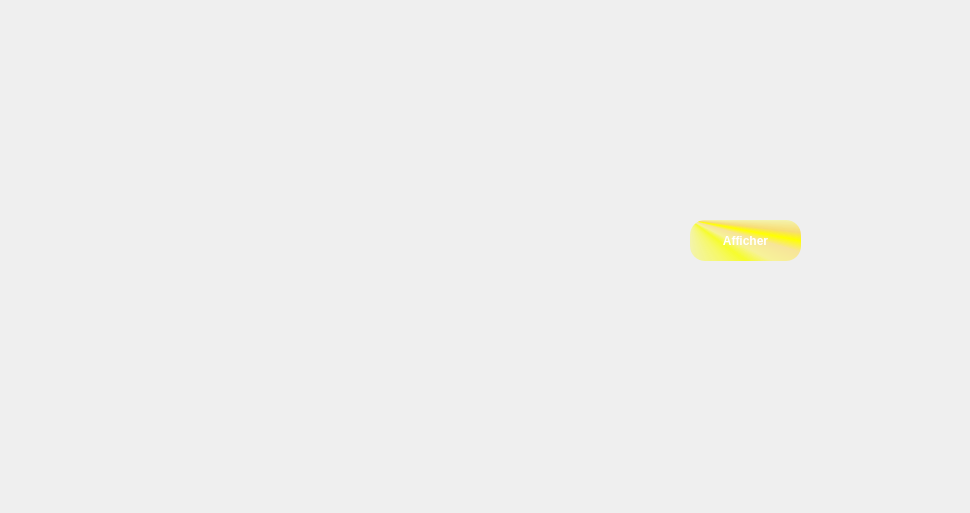
<?xml version="1.0" encoding="UTF-8"?>
<ui version="4.0">
 <class>SecDialog</class>
 <widget class="QDialog" name="SecDialog">
  <property name="geometry">
   <rect>
    <x>0</x>
    <y>0</y>
    <width>970</width>
    <height>513</height>
   </rect>
  </property>
  <property name="windowTitle">
   <string>Dialog</string>
  </property>
  <property name="styleSheet">
   <string notr="true">border-image: url(:/ci.jpg);
</string>
  </property>
  <widget class="QCustomPlot" name="customPlot" native="true">
   <property name="geometry">
    <rect>
     <x>80</x>
     <y>100</y>
     <width>551</width>
     <height>271</height>
    </rect>
   </property>
   <property name="styleSheet">
    <string notr="true"/>
   </property>
  </widget>
  <widget class="QPushButton" name="afficher">
   <property name="geometry">
    <rect>
     <x>690</x>
     <y>220</y>
     <width>111</width>
     <height>41</height>
    </rect>
   </property>
   <property name="sizePolicy">
    <sizepolicy hsizetype="Maximum" vsizetype="Fixed">
     <horstretch>0</horstretch>
     <verstretch>0</verstretch>
    </sizepolicy>
   </property>
   <property name="font">
    <font>
     <family>MS Shell Dlg 2</family>
     <pointsize>9</pointsize>
     <weight>75</weight>
     <bold>true</bold>
    </font>
   </property>
   <property name="styleSheet">
    <string notr="true">QPushButton
{
color:white;
background-color: qconicalgradient(cx:0, cy:0, angle:135, stop:0 rgba(255, 255, 0, 69), stop:0.375 rgba(255, 255, 0, 69), stop:0.423533 rgba(251, 255, 0, 145), stop:0.45 rgba(247, 255, 0, 208), stop:0.477581 rgba(255, 244, 71, 130), stop:0.518717 rgba(255, 218, 71, 130), stop:0.55 rgba(255, 255, 0, 255), stop:0.57754 rgba(255, 203, 0, 130), stop:0.625 rgba(255, 255, 0, 69), stop:1 rgba(255, 255, 0, 69));
border-radius:15px;
}
QPushButton:hover
{
color:white;
border-radius:15px;
background:rgb(255, 85, 0);
}

</string>
   </property>
   <property name="text">
    <string>Afficher</string>
   </property>
  </widget>
 </widget>
 <customwidgets>
  <customwidget>
   <class>QCustomPlot</class>
   <extends>QWidget</extends>
   <header location="global">qcustomplot.h</header>
   <container>1</container>
  </customwidget>
 </customwidgets>
 <resources/>
 <connections/>
</ui>
